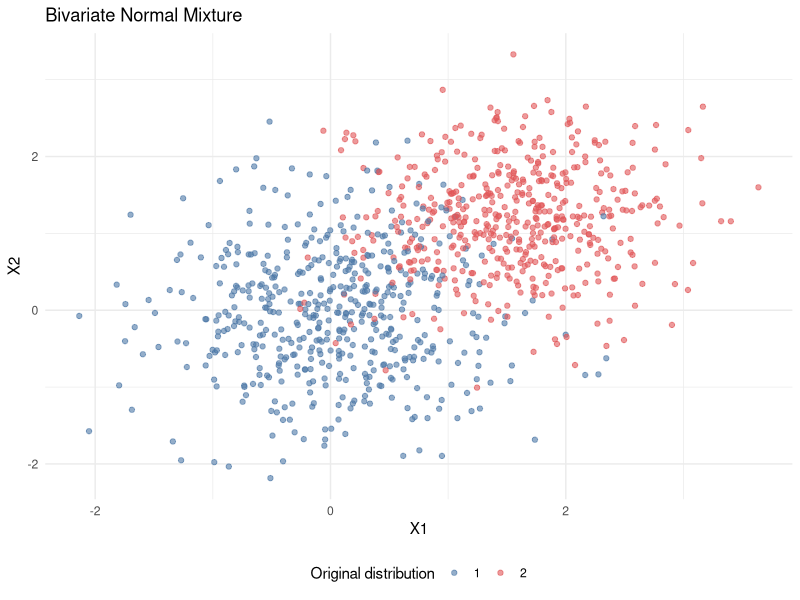

This chart was generated by the following R code:
## ---- chunk 1
knitr::opts_chunk$set(echo = TRUE)
## ---- chunk 2
library(ggplot2)
library(mvtnorm)
library(knitr)
## ---- chunk 3
n <- 10000000
mu <- c(0, 0)
sigma <- matrix(c(0.6, 0, 0, 0.6), nrow = 2)

box_muller_normal <- function(n, mu, sigma){

  set.seed(1234)
  u <- runif(n)
  v <- runif(n)
  
  x1 <- sqrt(-2*log(u))*cos(2*pi*v)*sqrt(sigma[1, 1]) + mu[1]
  x2 <- sqrt(-2*log(u))*sin(2*pi*v)*sqrt(sigma[2, 2]) + mu[2]

  return(data.frame(x1, x2))
}

time_box <- system.time({
  dist <- box_muller_normal(n, mu, sigma)
})

library(mvtnorm)

set.seed(1234)
time_rmvnorm <- system.time({
  dist2 <- rmvnorm(n, mean = mu, sigma = sigma)
})

df <- data.frame("Time" = c(time_box["elapsed"], time_rmvnorm["elapsed"]))
rownames(df) <- c("Box-Muller method", "rmvnorm function")
colnames(df) <- c("Computation time (seconds)")
kable(df, caption = "Computation time for each method")
## ---- chunk 4
mu1 <- c(0, 0)
mu2 <- c(1.5, 1.2)
mu <- list(mu1, mu2)

sigma1 <- matrix(c(0.6, 0, 0, 0.6), nrow = 2)
sigma2 <- matrix(c(0.5, 0, 0, 0.5), nrow = 2)
sigma <- list(sigma1, sigma2)

prob <- c(0.5, 0.5)
n <- 1000

x <- data.frame(matrix(NA, nrow = n, ncol = 3))
set.seed(1234)
for(i in 1:n){
  g <- sample(1:2, 1, replace = TRUE, p = prob)
  x[i, 1:2] <- rmvnorm(n = 1, mean = mu[[g]], sigma = sigma[[g]])
  x[i, 3] <- as.character(g)
}

ggplot(x, aes(x = x[, 1], y = x[, 2], color = x[, 3])) +
  geom_point(alpha = 0.6) +
  theme_minimal() +
  scale_color_manual(values = c("#4E79A7", "#E15759")) + 
  labs(title = "Bivariate Normal Mixture", x = "X1", y = "X2", color = "Original distribution") + 
  theme(legend.position="bottom")
